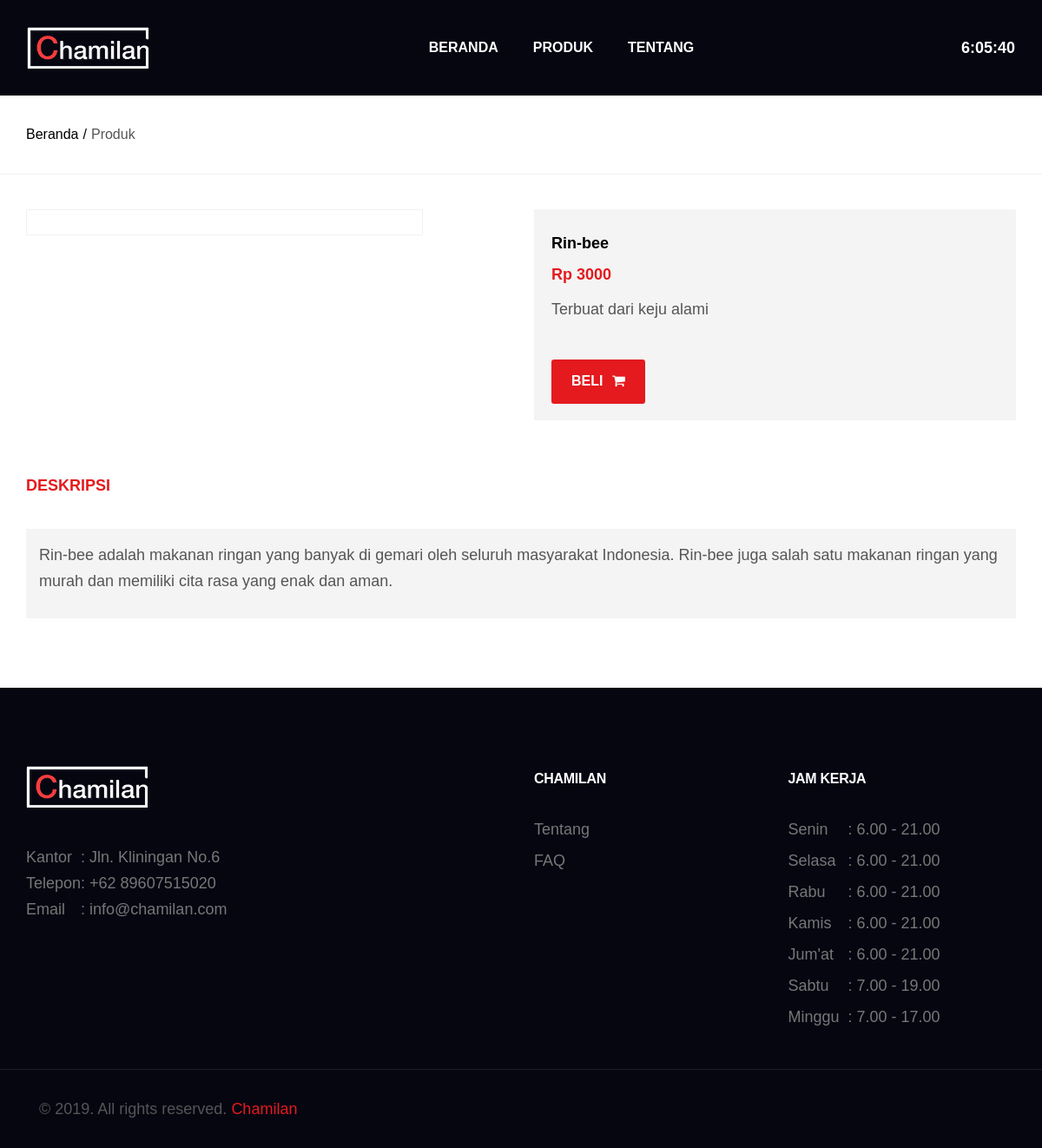
The page /product_single.php?id=20 on the database its author committed.
### tables this page shows
CREATE TABLE `produk` (
  `id` int(11) NOT NULL,
  `nama_produk` varchar(255) NOT NULL,
  `harga` int(13) NOT NULL,
  `deskripsi1` varchar(255) NOT NULL,
  `deskripsi2` varchar(255) NOT NULL,
  `kategori` enum('-','Asin','Manis','Pedas') NOT NULL,
  `stok` int(12) NOT NULL,
  `gambar` blob NOT NULL
);

### product_single.php (the view, shortened to what this page needs)
<?php
include "koneksi/config.php";
  $query = "SELECT * FROM produk WHere id = ". $_GET['id'];
  $res = mysqli_query($con,$query);
?>
<!DOCTYPE html>
<html lang="en">
<head>
	<link rel="stylesheet" type="text/css" href="assets/css/preloader.css">
	<link rel="stylesheet" type="text/css" href="assets/css/slider-pro.css">
	<link rel="stylesheet" type="text/css" href="assets/css/slick.css">
	<link rel="stylesheet" type="text/css" href="assets/css/style.css">
	<link rel="stylesheet" type="text/css" href="assets/css/font-awesome.css">
	<link rel="stylesheet" type="text/css" href="assets/css/magnific-popup.css">
</head>
<body onload="startTime()">
	<?php
		include 'navbar.php';
	 ?>
   	<div class="breadcrumb">
			<div class="container">
				<ol class="item-breadcrumb">
					<li><a href="index.php">Beranda</a></li>
					<li>Produk</li>
				</ol>
			</div>
   	</div>
	<div class="single-product">
		<?php $result = mysqli_fetch_array($res) ?>
		<div class="container">
			<div class="row">
				<div class="product-info">
					<div class="col-md-6">
						<div class="row">
							<ul class="featuredPostSlider col-md-10 col-sm-11 text-center">
								<li>
								</li>
							</ul>
						</div>
			 		</div>
			 		<div class="col-md-6">
						<div class="product-meta clearfix" style="background-color: #f4f4f4;padding: 20px;">
							<h4 class="product-name">
								<a href="#" title="" class="desk1"><?php echo $result['nama_produk'] ?></a>
							</h4>
							<div class="product-price">
								<span class="amout">
									<span><span class="money">Rp <?php echo $result['harga'] ?></span></span>
								</span>
							</div>
							<div class="excerpt">
								<p class="desk1"><?php echo $result['deskripsi1'] ?></p>
						    </div>
<?php
if(empty($_SESSION['username'])){
?>
						    <div class="product-footer">
							<button type="button" class="btn btn-primary" data-toggle="modal" data-target="#exampleModal">
							  Beli <i class="fa fa-shopping-cart" aria-hidden="true"></i>
							</button>
<?php
}
?>
						</div>
			 		</div>
			 	</div>
			 	<div class="col-md-12 product-description-tabs">
	                <ul class="nav">
					    <li class="active"><a data-toggle="tab" href="#tab_description">Deskripsi</a></li>
					</ul>
					<div class="tab-content">
					    <div id="tab_description" style="background-color: #f4f4f4; padding: 15px;" class="tab-pane fade in active">
					      	<p class="desk2"><?php echo $result['deskripsi2'] ?></p>
					    </div>
					</div>
			 	</div>
	 		</div>
	 	</div>
	</div>
</div>
 	<?php include'footer.php' ?>
</body>
</html>

### navbar.php (shortened to what this page needs)
<header class="header section-bg">
	<div class="header-main pb-30">
		<div class="container">
			<nav id="nav" class="navbar">
				<div class="navbar-header">
					<div class="navbar-brand">
						<a class="logo" href="index.php"><img src="assets/images/logo.png" alt=""></a>
					</div>
				</div>
				<ul class="main-nav nav navbar-nav navbar-right">
					<li class="dropdown active">
						<a href="index.php">Beranda</a>
					</li>
				 	<li class="dropdown">
				 		<a href="product.php">Produk</a>
				 	</li>
					<li class="dropdown"><a href="about.php">Tentang</a></li>
				</ul>
				<div class="site-header -icon">
					<div id="waktu" style="font-size:18px; font-weight:bold; color: #fff;"></div>
				</div>
			</nav>
		</div>
	</div>
</header>

### footer.php
   <footer class="site-footer site-footer-2 clearfix">
	<div class="site-footer__main">
		<div class="container">
			<div class="row">
				<div class="col-md-6 col-sm-12 col-xs-12 footer-block">
					<img src="assets/images/logo.png" alt="">
					<p class="address pt-30">
						<table>
							<tr>
								<td>Kantor</td>
								<td>: Jln. Kliningan No.6</td>
							</tr>
							<tr>
								<td>Telepon </td>
								<td>: +62 89607515020</td>
							</tr>
							<tr>
								<td>Email</td>
								<td>: info@chamilan.com</td>
							</tr>
						</table>
					</p>
				</div>
				<div class="col-md-3 col-sm-6 col-xs-12 footer-block footer-1">
					<h3 class="widget-title">Chamilan</h3>
					<ul>
						<li><a href="about.php">Tentang</a></li>
						<li><a href="#">FAQ</a></li>
					</ul>
				</div>
				<div class="col-md-3 col-sm-6 col-xs-12 footer-block footer-3">
					<h3 class="widget-title">JAM KERJA</h3>
					<ul>
						<li>
							<span>Senin </span>
							<span>: 6.00 - 21.00 </span>
						</li>
						<li>
							<span>Selasa </span>
							<span>: 6.00 - 21.00 </span>
						</li>
						<li>
							<span>Rabu </span>
							<span>: 6.00 - 21.00 </span>
						</li>
						<li>
							<span>Kamis </span>
							<span>: 6.00 - 21.00 </span>
						</li>
						<li>
							<span>Jum'at </span>
							<span>: 6.00 - 21.00 </span>
						</li>
						<li>
							<span>Sabtu </span>
							<span>: 7.00 - 19.00 </span>
						</li>
						<li>
							<span>Minggu &nbsp;</span>
							<span>: 7.00 - 17.00</span>
						</li>
					</ul>
				</div>
			</div>
		</div>
	</div>
	<div class="site-footer__copyright">
		<div class="container">
			<div class="copyright_container">
				<div class="copyright col-md-4 col-sm-6">
					© 2019. All rights reserved. <a href="#">Chamilan</a>
				</div>
			</div>
		</div>
	</div>
</footer>

### product_single.php (style rules this page uses)
.desk1, .desk2 { width: 100%; word-break: break-all; }

### rows shown on the page
produk: nama_produk "Rin-bee", harga "3000", deskripsi1 "Terbuat dari keju alami", deskripsi2 "Rin-bee adalah makanan ringan yang banyak di gemari oleh seluruh masyarakat Indonesia. Rin-bee juga salah satu makanan ringan yang murah dan memiliki cita rasa yang enak dan aman."
